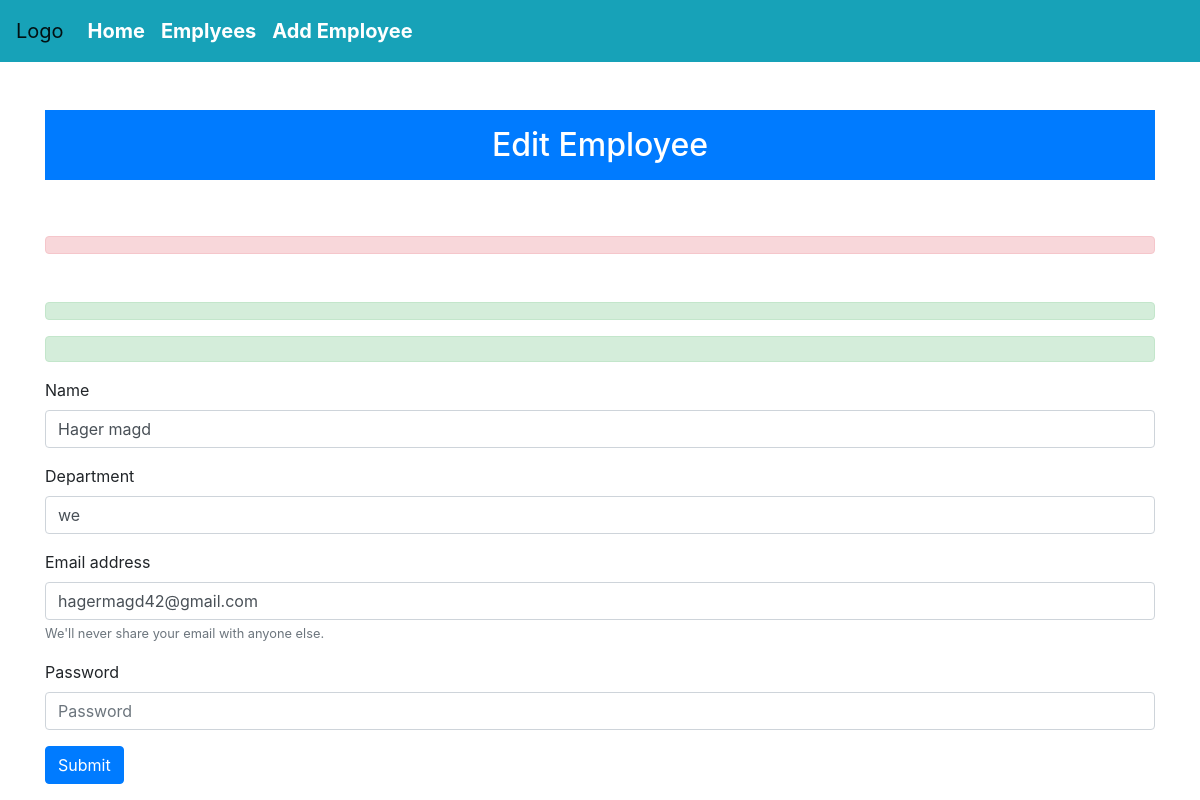
Screenshot of /edit-employee.php?id=1 with the database file from the repository.
### tables this page shows
CREATE TABLE `employees` (
  `id` int(255) NOT NULL,
  `name` varchar(255) NOT NULL,
  `department` varchar(255) NOT NULL,
  `email` varchar(255) NOT NULL,
  `password` varchar(255) NOT NULL,
  `creatted_at` timestamp(6) NOT NULL DEFAULT current_timestamp(6)
);

### database.php (called while the page is built, shortened)
<?php
class database
{
private $servername='localhost';
private $username='root';
private $password='';
private $dbname='company';
private $conn;
public function __construct(){
    $this->conn = mysqli_connect($this->servername,$this->username,$this->
    password,$this->dbname);
}
public function find($tabel,$id){
    $sql="SELECT * FROM `$tabel` WHERE `id`='$id'" ;
    $result=mysqli_query($this->conn,$sql);
    if($result){
        if(mysqli_num_rows($result)){
            return mysqli_fetch_assoc($result);
        }else{
            return false;
        }
    }else{
        $this-> connect_error();
    }
}
}

### edit-employee.php (the view, shortened to what this page needs)
<?php include('header.php');
include('functions.php'); ?>
<?php include('nav.php');
$id=$_GET['id'];
$row=$db->find('employees',$id);
if(isset($id) && is_numeric($id)):
    if($row):
?>
<div class="container">
    <div class="row">
        <div class="col-sm-12">
            <h2 class="p-3 col text-center mt-5 text-white bg-primary">  Edit Employee </h2>
        </div>
        <div class="col-sm-12">
            <h2 class="p-2 col text-center mt-5  alert alert-danger">
            </h2>
            <h2 class="p-2 col text-center mt-5  alert alert-success">
            <?php
        if(isset( $success)):?>
        <h5 class="alert alert-success text-center">
         <?php echo "  $success";
         endif;
        ?>
            </h2>
        </div>
        <div class="col-sm-12">
            <form method="post" action="">
                <div class="form-group">
                    <label for="name">Name</label>
                    <input type="text" name="name" value="<?php echo $row['name'];?>"   class="form-control" id="name"  placeholder="Enter name">
                </div>
                <div class="form-group">
                    <label for="department">Department</label>
                    <input type="text" name="department" value="<?php echo $row['department'];?>" class="form-control" id="department"  placeholder="Enter department">
                </div>
                <div class="form-group">
                    <label for="exampleInputEmail1">Email address</label>
                    <input type="email" name="email" value="<?php echo $row['email'];?>"  class="form-control" id="exampleInputEmail1" aria-describedby="emailHelp" placeholder="Enter email">
                    <small id="emailHelp" class="form-text text-muted">We'll never share your email with anyone else.</small>
                </div>
                <div class="form-group">
                    <label for="exampleInputPassword1">Password</label>
                    <input type="password" name="password" class="form-control" id="exampleInputPassword1" placeholder="Password">
                </div>
                <button type="submit" name="submit" class="btn btn-primary">Submit</button>
            </form>
        </div>
    </div>
</div>
<?php
endif;
endif;
include('footer.php'); ?>

### rows the page displays
employees: name "Hager magd", department "we", email "hagermagd42@gmail.com"
